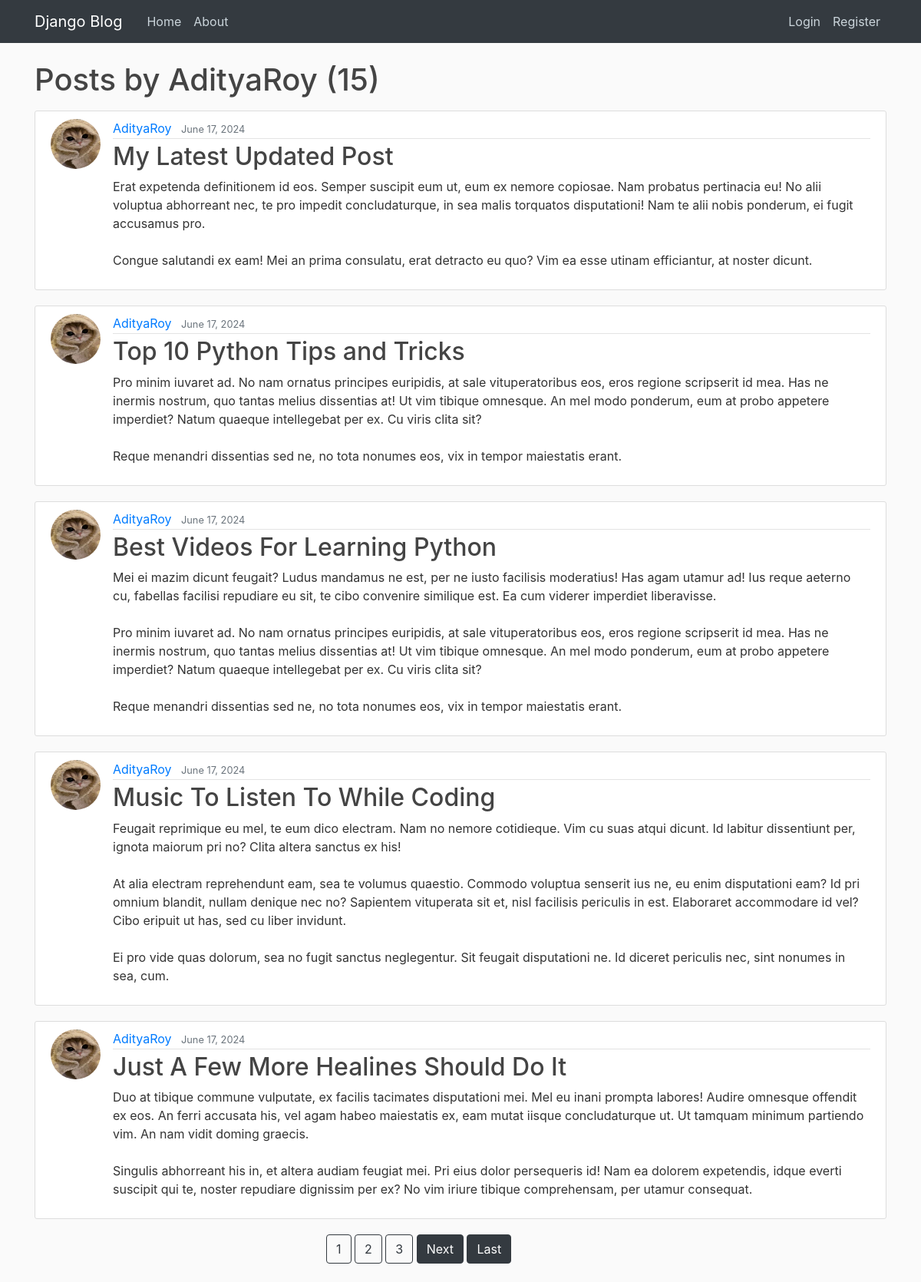
The app's page /user/AdityaRoy/ with its own data.
### blog/models.py (models this page shows, shortened)
class Post(models.Model):
    title = models.CharField(max_length=100)
    content = models.TextField()
    date_posted = models.DateTimeField(default=timezone.now)
    author = models.ForeignKey(User, on_delete=models.CASCADE)

### users/models.py (models this page shows, shortened)
class Profile(models.Model):
    user = models.OneToOneField(User, on_delete=models.CASCADE)
    image = models.ImageField(default='default.jpg', upload_to='profile-pics')

### blog/views.py (the view)
# urls.py: path('user/<str:username>/', UserPostListView.as_view(),name='user-posts'),
class UserPostListView(ListView):
    model = Post
    template_name = 'blog/user_posts.html' #<app>/<model>_<viewtype>.html
    context_object_name = 'posts'
    paginate_by = 5
    def get_queryset(self):
        user = get_object_or_404(User,username=self.kwargs.get('username'))
        return Post.objects.filter(author=user).order_by('-date_posted')

### blog/templates/blog/user_posts.html (shortened to what this page needs)
{% extends "blog/base.html" %}
{% block content %}
    <h1 class="mb-3">Posts by {{ view.kwargs.username }} ({{ page_obj.paginator.count }})</h1>
    {% for post in posts %}
        <article class="media content-section">
          <img class="rounded-circle article-img" src="{{ post.author.profile.image.url }}">
          <div class="media-body">
            <div class="article-metadata">
              <a class="mr-2" href="{% url 'user-posts' post.author.username %}">{{ post.author }}</a>
              <small class="text-muted">{{ post.date_posted|date:"F d, Y" }}</small>
            </div>
            <h2><a class="article-title" href="{% url 'post-detail' post.id %}">{{ post.title }}</a></h2>
            <p class="article-content">{{ post.content }}</p>
          </div>
        </article>
    {% endfor %}
    {% if is_paginated %}
    <div class="row">
      <div class="col-md-8 offset-md-4">
        {% for num in page_obj.paginator.page_range %}
          {% if page_obj.number == num %}
            <a class="btn btn-outline-dark mb-4" href="?page={{ num }}">{{ num }}</a>
          {% elif num > page_obj.number|add:'-3' and num < page_obj.number|add:'3' %}
            <a class="btn btn-outline-dark mb-4" href="?page={{ num }}">{{ num }}</a>
          {% endif %}
        {% endfor %}
        {% if page_obj.has_next %}
          <a class="btn btn-dark mb-4" href="?page={{ page_obj.next_page_number }}">Next</a>
          <a class="btn btn-dark mb-4" href="?page={{ page_obj.paginator.num_pages }}">Last</a>
        {% endif %}
      </div>
    </div>
  {% endif %}
{% endblock content %}

### blog/static/blog/main.css (style rules this page uses)
body { background: #fafafa; color: #333333; margin-top: 5rem; }
h1, h2, h3, h4, h5, h6 { color: #444444; }
.content-section { background: #ffffff; padding: 10px 20px; border: 1px solid #dddddd; border-radius: 3px; margin-bottom: 20px; }
.article-title { color: #444444; }
.article-content { white-space: pre-line; }
.article-img { height: 65px; width: 65px; margin-right: 16px; }
.article-metadata { padding-bottom: 1px; margin-bottom: 4px; border-bottom: 1px solid #e3e3e3; }

### records on screen
Post: author.profile.image (picture), author "AdityaRoy", date_posted "June 17, 2024", title "My Latest Updated Post", content "Erat expetenda definitionem id eos. Semper suscipit eum ut, eum ex nemore copiosae. Nam probatus pertinacia eu! No alii voluptua abhorreant nec, te pro impedit concludaturque, in sea malis torquatos disputationi! Nam te alii nobis ponderum, ei fugit accusamus pro. Congue salutandi ex eam! Mei an prima consulatu, erat detracto eu quo? Vim ea esse utinam efficiantur, at noster dicunt."
Post: author.profile.image (picture), author "AdityaRoy", date_posted "June 17, 2024", title "Top 10 Python Tips and Tricks", content "Pro minim iuvaret ad. No nam ornatus principes euripidis, at sale vituperatoribus eos, eros regione scripserit id mea. Has ne inermis nostrum, quo tantas melius dissentias at! Ut vim tibique omnesque. An mel modo ponderum, eum at probo appetere imperdiet? Natum quaeque intellegebat per ex. Cu viris clita sit? Reque menandri dissentias sed ne, no tota nonumes eos, vix in tempor maiestatis erant."
Post: author.profile.image (picture), author "AdityaRoy", date_posted "June 17, 2024", title "Best Videos For Learning Python", content "Mei ei mazim dicunt feugait? Ludus mandamus ne est, per ne iusto facilisis moderatius! Has agam utamur ad! Ius reque aeterno cu, fabellas facilisi repudiare eu sit, te cibo convenire similique est. Ea cum viderer imperdiet liberavisse. Pro minim iuvaret ad. No nam ornatus principes euripidis, at sale vituperatoribus eos, eros regione scripserit id mea. Has ne inermis nostrum, quo tantas melius dissentias at! Ut vim tibique omnesque. An mel modo ponderum, eum at probo appetere imperdiet? Natum quaeque intellegebat per ex. Cu viris clita sit? Reque menandri dissentias sed ne, no tota nonumes eos, vix in tempor maiestatis erant."
Post: author.profile.image (picture), author "AdityaRoy", date_posted "June 17, 2024", title "Music To Listen To While Coding", content "Feugait reprimique eu mel, te eum dico electram. Nam no nemore cotidieque. Vim cu suas atqui dicunt. Id labitur dissentiunt per, ignota maiorum pri no? Clita altera sanctus ex his! At alia electram reprehendunt eam, sea te volumus quaestio. Commodo voluptua senserit ius ne, eu enim disputationi eam? Id pri omnium blandit, nullam denique nec no? Sapientem vituperata sit et, nisl facilisis periculis in est. Elaboraret accommodare id vel? Cibo eripuit ut has, sed cu liber invidunt. Ei pro vide quas dolorum, sea no fugit sanctus neglegentur. Sit feugait disputationi ne. Id diceret periculis nec, sint nonumes in sea, cum."
Post: author.profile.image (picture), author "AdityaRoy", date_posted "June 17, 2024", title "Just A Few More Healines Should Do It", content "Duo at tibique commune vulputate, ex facilis tacimates disputationi mei. Mel eu inani prompta labores! Audire omnesque offendit ex eos. An ferri accusata his, vel agam habeo maiestatis ex, eam mutat iisque concludaturque ut. Ut tamquam minimum partiendo vim. An nam vidit doming graecis. Singulis abhorreant his in, et altera audiam feugiat mei. Pri eius dolor persequeris id! Nam ea dolorem expetendis, idque everti suscipit qui te, noster repudiare dignissim per ex? No vim iriure tibique comprehensam, per utamur consequat."

### other values on screen
{{ view.kwargs.username }} "AdityaRoy"
{{ page_obj.paginator.count }} "15"
{{ num }} "1"
{{ num }} "2" "3"
